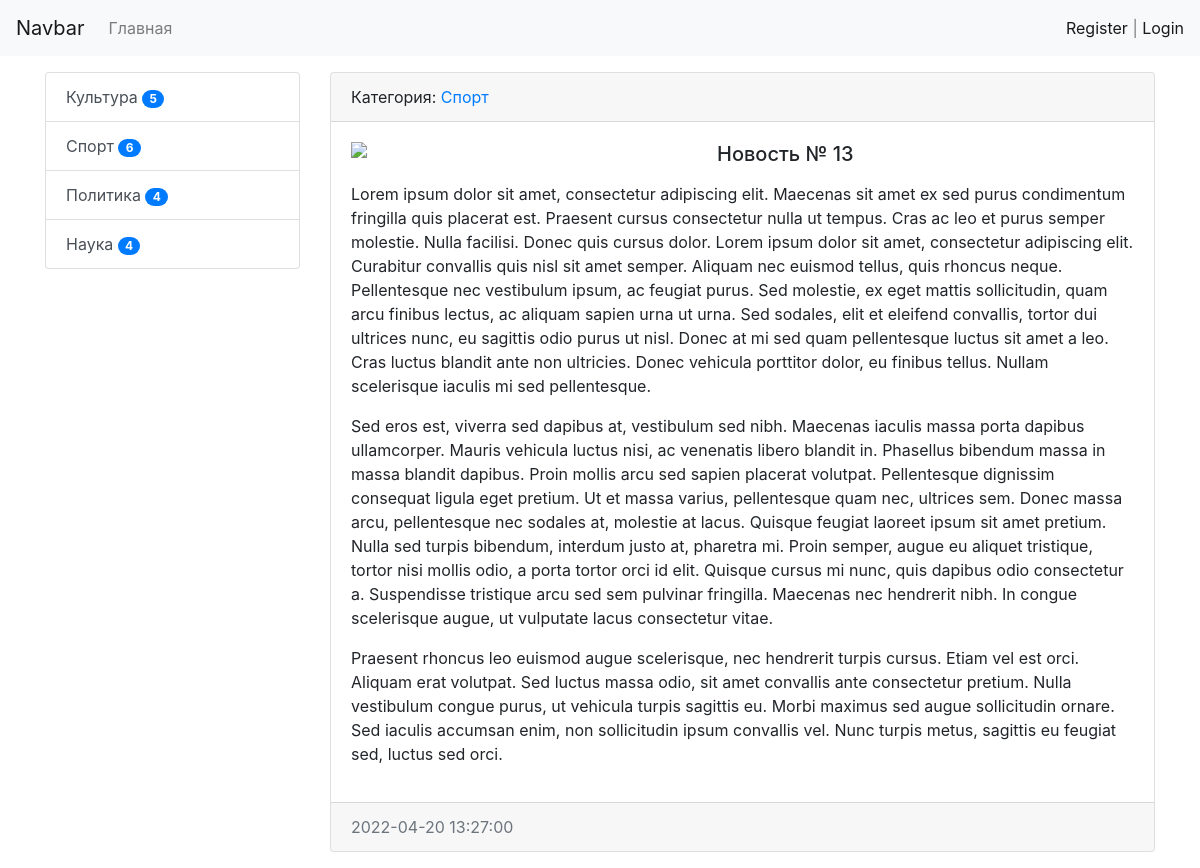
The page /news/27/ on the database its author committed.
### news/models.py (models this page shows, shortened)
class Category(models.Model):
    title = models.CharField(max_length=150, db_index=True, verbose_name='Наименование категории')
    def __str__(self):
        return self.title
    def get_absolute_url(self):
        return reverse('category', kwargs={'category_id': self.pk})
    class Meta:
        verbose_name = 'Категория'
        verbose_name_plural = 'Категории'
        ordering = ['title']

class News(models.Model):
    title = models.CharField(max_length=150, verbose_name='Наименование')
    content = models.TextField(blank=True, verbose_name='Текст')
    created_at = models.DateTimeField(auto_now_add=True)
    updated_at = models.DateTimeField(auto_now=True)
    photo = models.ImageField(upload_to='photos/%Y/%m/%d/', blank=True,
                              verbose_name='Фото')  # разбиваем файлы по дате загрузке
    is_published = models.BooleanField(default=True, verbose_name='Опубликовано')
    category = models.ForeignKey('Category', on_delete=models.PROTECT, null=True, verbose_name='Категория',
                                 related_name='get_news')
    views = models.IntegerField(default=0)
    class Meta:
        verbose_name = 'Новость'
        verbose_name_plural = 'Новости'
        ordering = ['-created_at']

### news/views.py (the view)
# urls.py: path('news/<int:pk>/', DetailNews.as_view(), name='news'),
class DetailNews(DetailView):
    model = News
    template_name = 'news/news_view.html'
    context_object_name = 'news'

### news/templatetags/news_tags.py (called while the page is built)
@register.simple_tag()  # декоратор для того, чтобы зарегистрировать функцию в теги шаблона
def get_categories():
    category_list = Category.objects.annotate(cnt=Count('get_news')).filter(cnt__gt=0)
    return category_list

### news/templates/news/news_view.html (shortened to what this page needs)
{% extends 'base.html' %}
{% block content %}
<div class="card mb-3">
    <div class="card-header">
        Категория: <a href="{{ news.category.get_absolute_url }}">{{ news.category }}</a>
    </div>
    <div class="card-body">
        {% if news.photo %}
        <img src="{{ news.photo.url }}" alt="" width="350" class="float-left mr-3">
        {% else %}
        <img src="https://previews.123rf.com/images/urfandadashov/urfandadashov1806/urfandadashov180601827/150417827-photo-not-available-vector-icon-isolated-on-transparent-background-photo-not-available-logo-concept.jpg"
             width="350" class="float-left mr-3">
        {% endif %}
        <h5 class="card-title">{{ news.title }}</h5>
        <p class="card-text">{{ news.content|safe|linebreaks}}</p>
    </div>
    <div class="card-footer text-muted">
        {{ news.created_at|date:"Y-m-d H:i:s" }}
    </div>
</div>
{% endblock %}

### templates/inc/_sidebar.html
{% load news_tags %}
<div class="list-group">
    {% get_categories as categories %}
    {% for cat_item in categories %}
    <a href="{{ cat_item.get_absolute_url }}" class="list-group-item list-group-item-action" >{{ cat_item.title }} <span class="badge badge-primary badge-pill"> {{ cat_item.cnt }} </span></a>
    {% endfor %}
</div>

### rows shown on the page
Category: title "Культура", cnt "5"
Category: title "Спорт", cnt "6"
Category: title "Политика", cnt "4"
Category: title "Наука", cnt "4"
News: category "Спорт", title "Новость № 13", content "Lorem ipsum dolor sit amet, consectetur adipiscing elit. Maecenas sit amet ex sed purus condimentum fringilla quis placerat est. Praesent cursus consectetur nulla ut tempus. Cras ac leo et purus semper molestie. Nulla facilisi. Donec quis cursus dolor. Lorem ipsum dolor sit amet, consectetur adipiscing elit. Curabitur convallis quis nisl sit amet semper. Aliquam nec euismod tellus, quis rhoncus neque. Pellentesque nec vestibulum ipsum, ac feugiat purus. Sed molestie, ex eget mattis sollicitudin, quam arcu finibus lectus, ac aliquam sapien urna ut urna. Sed sodales, elit et eleifend convallis, tortor dui ultrices nunc, eu sagittis odio purus ut nisl. Donec at mi sed quam pellentesque luctus…", created_at "2022-04-20 13:27:00"
